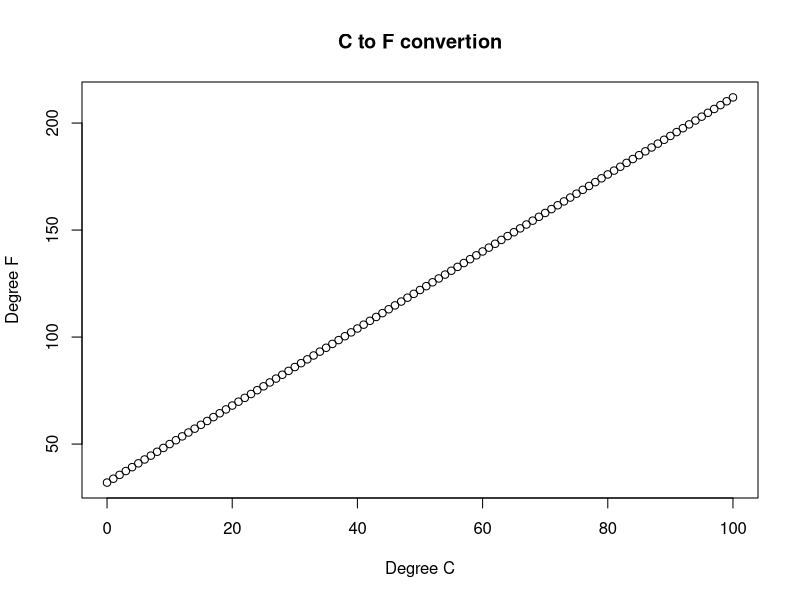

The R script that drew this image: (Note: this script raises an error after producing the figure.)
#lab 03. More introduction to R. Booleans, flow control, functions

#####################
#lab 03 - PART 1
#To communicate effectively with your congressman, You need to convert a bunch of temperatures from Celsius to Fahrenheit
#you could do this manually, using R like a calculator, but since you'll be doing it a lot, why not make your life easier

#1a. Write a function that converts a temperature in Celsius to Fahrenheit. 

#multiple by 9, divide by 5, then add 32
convertCtoF = function(tempC){
  F =((tempC*9)/5)+32
  return(F)
  }

#first - after you've created your temperature conversion function, run that code, so your function is ready to use 

#1b. test it out, does it convert properly?
convertCtoF(0)
convertCtoF(20)
#yes it works!

#1c. use your function to calculate the F equivalent of every C temperature (only integers) between 0 and 100. You'll want to use seq() for this.

degreeF=c()
for(i in seq(0,100, by = 1)){
  degreeF[i+1] = convertCtoF(i)
  print(degreeF[i+1])
}

#1d. now make a scatter plot comparing C (x-axis) to F (y-axis)
#as always, make reasonable acis labels and such
degreeC=seq(0,100, by =1)
plot(degreeC, degreeF, main="C to F convertion", xlab="Degree C", ylab="Degree F")

#1e. What temperature is the same in C as in F? I know that you may already know this, and it's much easier to solve algebraically, but I want you to solve it the hard way. Specifically: write a while loop, that uses your function to keep testing integers until you find the answer. If I were you, I'd start with the smallest possible C (that's an integer), and move up, to make sure you don't miss it.
#remember - be careful with while loops, as they can make your computer keep running forever.

tempC = -100
while(F!= tempC){
  tempC=tempC+1
  F = convertCtoF(tempC)}
print(F)

#2. OK, what if you wanted to make a more flexible function. Make a new file and call it TemperatureConverter.R
# temperatureConverter is your one-stop shop for converting any temperature between F, C or K.
# You're function is now going to need more inputs, right? Since you need to know the temperature, what it's coming from, and what it's going to. Ultimately, it should work something like this:
#newTemp=temperatureConverter(57,from="C",to="K")

#to make this work, you will need several if-then-else statements
#also, please set up your function with default values of "C" for from, and "F" for to.

#demonstrate that your new function works by
#a. converting 300 K to C
#b. converting 200 F to K
#c. converting 100 C to F with only one input (taking advantage of your defaults)

TemperatureConverter(300, from = "K", to = "C")
TemperatureConverter(200, from = "F", to = "K")
TemperatureConverter()
#the last tempearture convertion does no work

################################
#part 2. More functions and loops
#Imagine this - we just took out our drones, and collected some not fancy new topography data for a volcano.

#we loaded our data into R, and stored it in the variable "volcano"


#3a. what kind of data set is this?
class(volcano)
#matrix


#3b. what are it's dimensions?
dim(volcano)
#87 x 61

#this dataset is preloaded in R so you can learn more about it like this:
?volcano

#3c. make a quick map of the volcano elevation using the "filled.contour" plotting option
filled.contour(volcano, color = terrain.colors, asp = 1)

#OK, we're interested in predicting where on the volcano is most likely for landslides to occur
#to do this, we'd like to make a map of what the slope is, everywhere on the volcano

#4a. to do this, lets right a function, that calculates slope if you give it a vector from the matrix (a vector being 1 column or row from the matrix)
#so write a function that calculates change in elevation between grid cells in a vector. The output should be all positive {use abs()} and be 1 cell shorter than the input.

volcano<- volcano

slope = function(x = volcano[1,]){
  for(j in volcano){
    v=split(volcano,row(volcano))
  }
  
  for(b in volcano){
    v2=split(volcano,col(volcano))
  }
  for(i in x){
    return(slp=abs(diff(x)))
  }
}

slope(x= volcano[,2])

#4b. now use your function to calculate the slopes from the 43rd column (a north-south stripe), and plot them (x=east-west,y=height)
#this question doesn't make sense, what does east-west have to do with a north-south stripe?

slopes43<-slope(x= volcano[,43])

heights<-volcano[,43]
newh<-heights[-87]

plot(slopes43,newh, xlab = "East-West", ylab = "Elevation", main = "Slope Changes from Volcano")

#5a. now create a new matrix that's the appropriate size, full of NAs, for your N-S slopes. use matrix() to do this.
newmatrix<-matrix(data=NA, nrow = 86, ncol=61)

#5b. now write a for loop that loops through all the columns, uses your function to calculate the slopes, and then puts the values into your N-S slopes matrix


for(i in seq_len(ncol(newmatrix))){
  newmatrix[,i]= slope(x= volcano[,i])
}

#5c. make a filled.contour plot of your N-S slopes
filled.contour(newmatrix, color = terrain.colors, asp = 1)

#5d. write a command that tells us which cell has the greates N-S slope

which(newmatrix == max(newmatrix), arr.ind = TRUE)


#6. repeat this for E-W

newmatrix2<-matrix(data=NA, nrow = 87, ncol=60)
for(i in seq_len(nrow(newmatrix2))){
  newmatrix2[i,]= slope(x= volcano[i,])
}

which(newmatrix2 == max(newmatrix2), arr.ind = TRUE)

#7a.Challenge question: now average your N-S slopes, and E-W slopes together. This is a little tricky, since your matrices are not the same size. It might help to sketch out a grid that shows where you have elevations and where you have slopes (both NS and EW)

nm<-newmatrix[,-61]
nm2<-newmatrix2[-87,]
my.list<-list(nm,nm2)
averages<-matrix(data=NA, nrow = 86, ncol=60)
for(i in averages){
  averages = apply(simplify2array(my.list),c(1,2),mean)
}

#7b. make a final filled.contour plot that shows the average slope. Where is the steepest part of the volcano?
filled.contour(averages, color = terrain.colors, asp = 1)
which(averages == max(averages), arr.ind = TRUE)

##part 3 ggplot

#EEDA - An introduction to ggplot2

#There are abundant resources on the web to help with ggplot2. Most of the exercises here are mirrored in Derek Sondereger's notes here: http://oak.ucc.nau.edu/dls354/Home/teaching/introduction_to_r.pdf


#For this Lab, we will be exploring the relation between ozone and several environmental parameters in NYC
#check out the airquality dataset
?airquality

#You're going to need the ggplot library - so load it in.

################################
##PART 3. Playing with ggplot2.

#1a. Use ggplot to Make a scatter plot that compares ozone to wind. How does ggplot handle missing values?


#1b. Good - now plot it with larger dots, that are not black, and not circles
#hint: use ggplot documentation and http://www.cookbook-r.com/Graphs/Shapes_and_line_types/ and google, as needed


#1c. Now - add a linear trend line


#What's a factor?
?factor
#compare
airquality$Month
factor(airquality$Month)


#1d. Replot your scatter plot, but this time color the dots based on what month they correspond to. Try coloring by both Month, and factor(Month). What's the difference?

#Now color it by a continuous variable - like Temperature

#that color scale is not ideal. Use a better one (i.e., one that is intuitive AND visible to color blind people)


#OK - the axis labels by default are the data.frame column names, which isn't bad, but don't include units. Make better labels on this final graph. {hint: labs()}


#congratulations! You've now created an effective, single plot that allows you (or your reader) to quickly understand the relation between ozone, wind and temperature.
#1e. Briefly describe what you've learned about what controls ozone concentrations based on this plot.



##PART 2. More plots 
#OK - more types of plots. 
#Objective: create a plot that shows ozone concentration (plus uncertainties) in each month. (hint: dont forget what we learned about factoring)

#2a. first, let's explore some built in options - http://docs.ggplot2.org/current/
#two reasonable options are boxplots and violin plots. Try both of these.


#Saw we want something more simple (and probably less informative)...
#2b. Use what we've learned in class thus far to calculate the mean and standard deviation of ozone in each month.
#hint(look into the na.rm option in mean and sd. What does that do?)


#2c. Now create a data frame for plotting in ggplot2

#2d. now make a bar plot with the mean of each month with error bars around it

#2e. Tinker with the coloring and other aesthetics (including labels) to make this a more visually effective graph.

##PART 3. Faceting. Sometimes lots of plots are useful
#3a. create a histogram of solar Radiation (using ggplot2)
#Make sure you add units to your axes as appropriate

#3b. Now create a new column in your dataframe that characterizes whether it's a sunny day or not.
#Based on your histogram, what seems like a good cut off for sunny vs not sunny?

#create a new vector, and apply the string "sunny" to the sunny days and "cloudy" to the cloudy days.

#now add that sunniness column into your dataframe


#3c. now create a faceted plot that's a scatterplot of  Ozone to wind speed, for both sunny and cloudy separately, and for each month separately (so it should be a 2x5 grid of plots)

#you probably got a grid that is 3x5. Why did this happen? If you haven't already - modify your data frame to fix this. Also make your facet labels as pretty as can be.

#3d. add linear trendlines to these data.

#3e. There's now a lot of information on one figure about what controls ozone. Under what conditions is the relationship the strongest? Why do you think this is the case?














